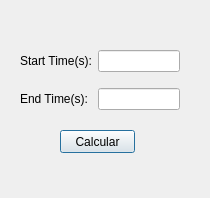
<?xml version="1.0" encoding="UTF-8"?>
<ui version="4.0">
 <class>Dialog</class>
 <widget class="QDialog" name="Dialog">
  <property name="geometry">
   <rect>
    <x>0</x>
    <y>0</y>
    <width>210</width>
    <height>198</height>
   </rect>
  </property>
  <property name="windowTitle">
   <string>Sismograma Sintetico</string>
  </property>
  <widget class="QWidget" name="gridLayoutWidget">
   <property name="geometry">
    <rect>
     <x>20</x>
     <y>40</y>
     <width>160</width>
     <height>80</height>
    </rect>
   </property>
   <layout class="QGridLayout" name="gridLayout">
    <item row="0" column="0">
     <widget class="QLabel" name="ft_label">
      <property name="text">
       <string>Start Time(s):</string>
      </property>
     </widget>
    </item>
    <item row="1" column="0">
     <widget class="QLabel" name="ft_label_2">
      <property name="text">
       <string>End Time(s):</string>
      </property>
     </widget>
    </item>
    <item row="0" column="1">
     <widget class="QLineEdit" name="starttime_lineEdit"/>
    </item>
    <item row="1" column="1">
     <widget class="QLineEdit" name="endtime_lineEdit"/>
    </item>
   </layout>
  </widget>
  <widget class="QPushButton" name="calcular_pushButton">
   <property name="geometry">
    <rect>
     <x>60</x>
     <y>130</y>
     <width>75</width>
     <height>23</height>
    </rect>
   </property>
   <property name="text">
    <string>Calcular</string>
   </property>
  </widget>
 </widget>
 <resources/>
 <connections/>
</ui>
